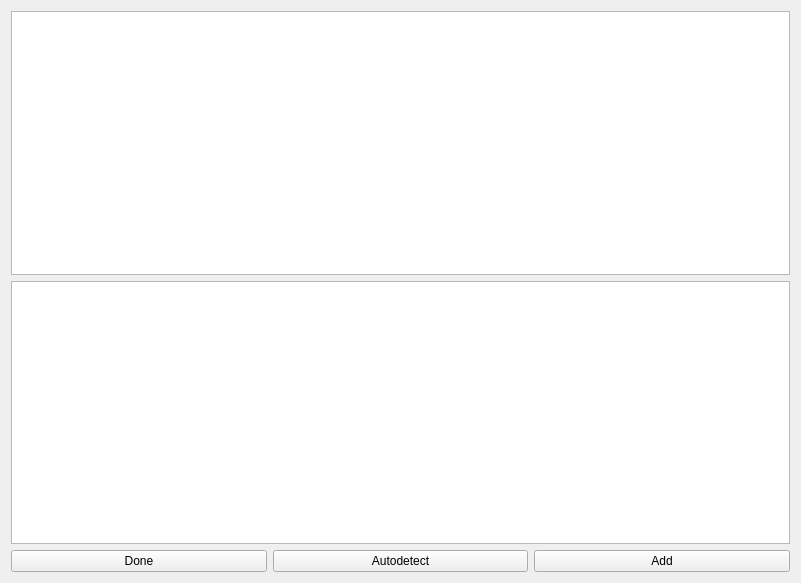
<?xml version="1.0" encoding="UTF-8"?>
<ui version="4.0">
 <class>DataLiner</class>
 <widget class="QWidget" name="DataLiner">
  <property name="geometry">
   <rect>
    <x>0</x>
    <y>0</y>
    <width>801</width>
    <height>583</height>
   </rect>
  </property>
  <property name="windowTitle">
   <string>Form</string>
  </property>
  <layout class="QVBoxLayout" name="verticalLayout">
   <item>
    <widget class="QTextEdit" name="textEdit"/>
   </item>
   <item>
    <widget class="QTableWidget" name="tableWidget"/>
   </item>
   <item>
    <layout class="QHBoxLayout" name="horizontalLayout">
     <item>
      <widget class="QPushButton" name="pushButton_2">
       <property name="text">
        <string>Done</string>
       </property>
      </widget>
     </item>
     <item>
      <widget class="QPushButton" name="pushButton">
       <property name="text">
        <string>Autodetect</string>
       </property>
      </widget>
     </item>
     <item>
      <widget class="QPushButton" name="pushButton_3">
       <property name="text">
        <string>Add</string>
       </property>
      </widget>
     </item>
    </layout>
   </item>
  </layout>
 </widget>
 <resources/>
 <connections/>
</ui>
